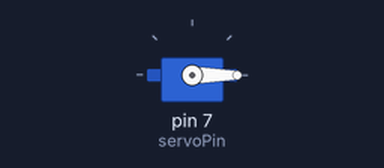
Recording of a sketch running on a simulated Arduino Nano, built with avr-gcc and run on an emulated ATmega328P. On the bench: servo.

Above: at 0.55 s.
At 2.55 s:
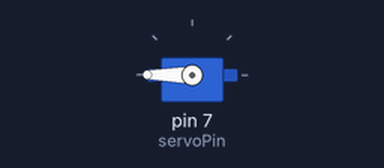
At 4.5 s:
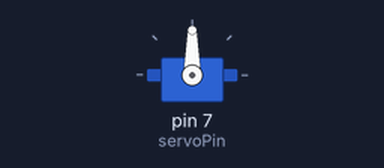
Timing chart, 0 to 5.7 s (numbered marks = the images above):
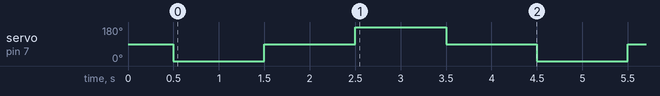

Measured:
- by itself, servo on pin 7 (servoPin): repeats every 4.0 s: 90° 1.0 s, 180° 1.0 s, 90° 1.0 s, 0° 1.0 s

The sketch:

arduino_nano_sg90.ino
```cpp
// Board: "Arduino Nano"
// Processor: "ATmega328P(Old Bootloader)"

#include <Servo.h>

int servoPin = 7;

Servo servo1;

void setup()
{
  // Put your setup code here, to run once:
  servo1.attach(servoPin);
  servo1.write(90);
  delay(500);
}

void loop()
{
  servo1.write(0);
  delay(1000);
  servo1.write(90);
  delay(1000);
  servo1.write(180);
  delay(1000);
  servo1.write(90);
  delay(1000);
}
```
